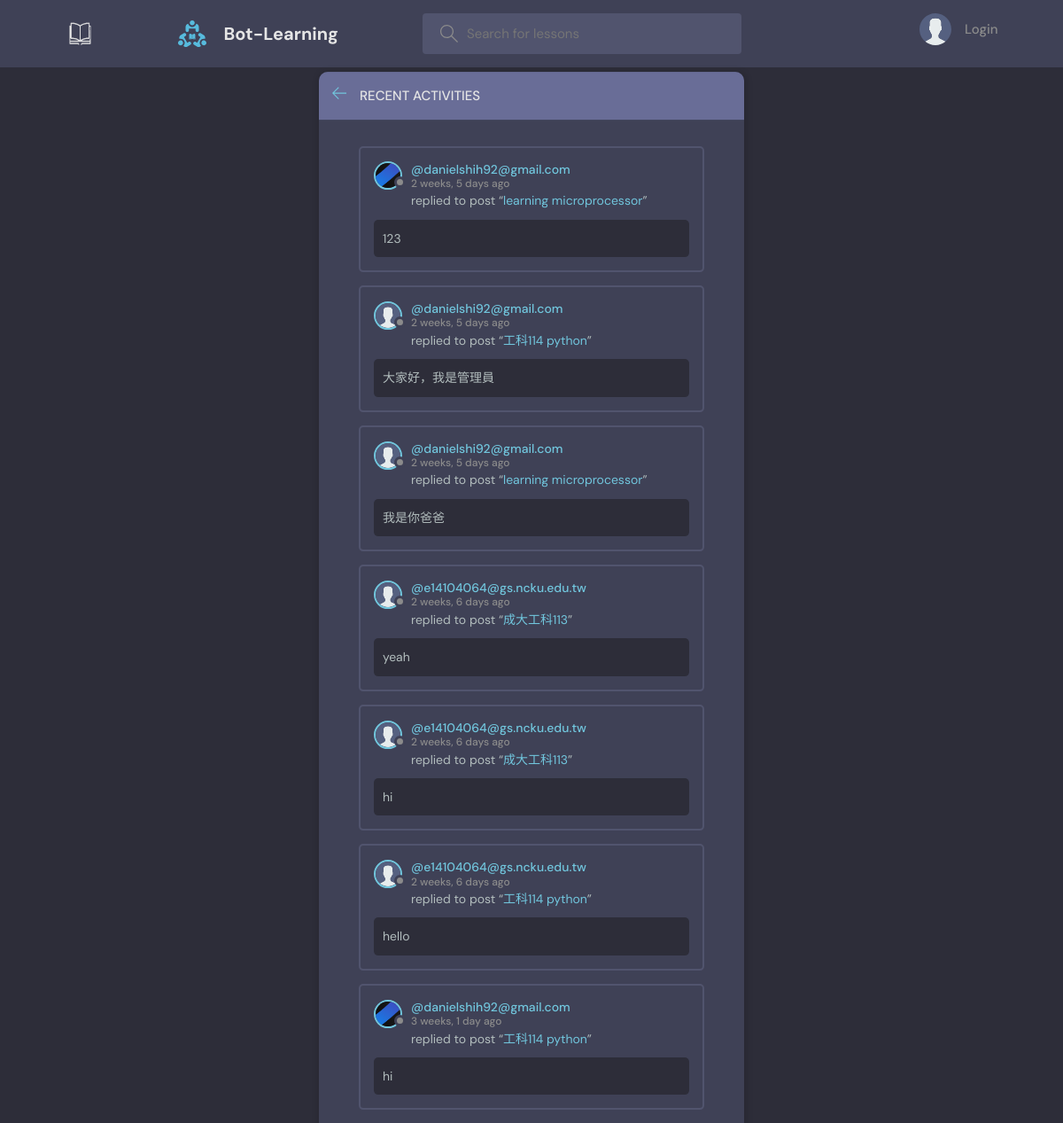
The page /activity/ on the database its author committed.
### base/models.py (models this page shows, shortened)
class Message(models.Model):
    user = models.ForeignKey(User, on_delete=models.CASCADE)
    room = models.ForeignKey(Room, on_delete=models.CASCADE)
    body = models.TextField()
    updated = models.DateTimeField(auto_now=True)
    created = models.DateTimeField(auto_now_add=True)
    class Meta:
        ordering = ['-updated', '-created']

class User(AbstractUser):
    name = models.CharField(max_length=200, null=True)
    email = models.EmailField(unique=True, null=True)
    bio = models.TextField(null=True)
    avatar = models.ImageField(null=True, default="avatar.svg")
    objects = CustomUserManager()
    USERNAME_FIELD = 'email'
    REQUIRED_FIELDS = []

class Room(models.Model):
    host = models.ForeignKey(User, on_delete=models.SET_NULL, null=True)
    topic = models.ForeignKey(Topic, on_delete=models.SET_NULL, null=True)
    name = models.CharField(max_length=200)
    description = models.TextField(null=True, blank=True)
    participants = models.ManyToManyField(
        User, related_name='participants', blank=True)
    updated = models.DateTimeField(auto_now=True)
    created = models.DateTimeField(auto_now_add=True)
    class Meta:
        ordering = ['-updated', '-created']
    def __str__(self):
        return self.name

### base/views.py (the view)
# urls.py: path('activity/', views.activityPage, name="activity"),
def activityPage(request):
    room_messages = Message.objects.all()
    return render(request, 'base/activity.html', {'room_messages': room_messages})

### base/templates/base/activity.html (shortened to what this page needs)
{% extends 'main.html' %}
{% block content %}
<main class="layout">
  <div class="container">
    <div class="layout__box">
      <div class="layout__boxHeader">
        <div class="layout__boxTitle">
          <a href="{% url 'home' %}">
            <svg version="1.1" xmlns="http://www.w3.org/2000/svg" width="32" height="32" viewBox="0 0 32 32">
              <title>arrow-left</title>
              <path
                d="M13.723 2.286l-13.723 13.714 13.719 13.714 1.616-1.611-10.96-10.96h27.625v-2.286h-27.625l10.965-10.965-1.616-1.607z">
              </path>
              </path>
            </svg>
          </a>
          <h3>Recent Activities</h3>
        </div>
      </div>
      <div class="activities-page layout__body">
        {% for message in room_messages %}
        <div class="activities__box">
          <div class="activities__boxHeader roomListRoom__header">
            <a href="{% url 'user-profile' message.user.id %}" class="roomListRoom__author">
              <div class="avatar avatar--small">
                <img src="{{message.user.avatar.url}}" />
              </div>
              <p>
                @{{message.user}}
                <span>{{message.created|timesince}} ago</span>
              </p>
            </a>
          </div>
          <div class="activities__boxContent">
            <p>replied to post “<a href="{% url 'room' message.room.id %}">{{message.room}}</a>”</p>
            <div class="activities__boxRoomContent">
              {{message.body}}
            </div>
          </div>
        </div>
        {% endfor %}
      </div>
    </div>
  </div>
</main>
{% endblock content %}

### static/styles/style.css (style rules this page uses)
:root { --color-main: #71c6dd; --color-main-light: #e1f6fb; --color-dark: #3f4156; --color-dark-medium: #51546e; --color-dark-light: #696d97; --color-light: #e5e5e5; --color-gray: #8b8b8b; --color-light-gray: #b2bdbd; --color-bg: #2d2d39; --color-success: #5dd693; --color-error: #fc4b0b; }
* { font-family: "DM Sans", -apple-system, BlinkMacSystemFont, "Segoe UI", Roboto, Oxygen, Ubuntu, Cantarell, "Open Sans", "Helvetica Neue", sans-serif; margin: 0; padding: 0; box-sizing: border-box; text-rendering: optimizeLegibility; font-size: inherit; }
html { font-size: 56.25%; }
@media only screen and (min-width: 1200px) { html { font-size: 62.5%; } }
body { line-height: 1.6; font-weight: 400; font-size: 1.5rem; color: var(--color-light-gray); background-color: var(--color-bg); min-height: 100vh; }
img { width: 100%; }
a { display: inline-block; color: var(--color-main); text-decoration: none; }
.container { max-width: 120rem; width: 90%; margin: auto; }
.avatar { position: relative; display: inline-block; border-radius: 50%; border: 2px solid var(--color-main); }
.avatar img { display: block; border-radius: 50%; object-fit: cover; object-position: center; }
.avatar::after { content: ""; display: block; position: absolute; background-color: var(--color-gray); z-index: 111; border-radius: 50%; border: 0.3rem solid var(--color-dark); }
.avatar.avatar--small img { width: 2.8rem; height: 2.8rem; }
.avatar.avatar--small:after { width: 0.7rem; height: 0.7rem; bottom: 0px; right: -6px; }
.layout { margin-top: 2.4rem; }
.layout > .container { display: flex; justify-content: space-between; align-items: flex-start; }
.layout__box { width: 90%; max-width: 48rem; min-height: 40rem; position: absolute; top: 50%; left: 50%; transform: translate(-50%, -46%); background-color: var(--color-dark); border-radius: 1rem; box-shadow: 1px 1px 6px 3px rgba(0, 0, 0, 0.1); overflow: hidden; }
.layout__boxHeader { display: flex; padding: 1.5rem; background-color: var(--color-dark-light); }
.layout__boxTitle { display: flex; gap: 1.5rem; align-items: center; }
.layout__boxTitle h3 { text-transform: uppercase; font-weight: 500; color: var(--color-light); }
.layout__boxTitle svg { width: 1.6rem; height: 1.6rem; fill: var(--color-main); }
.layout__body { margin: 3rem; }
.roomListRoom__header { display: flex; justify-content: space-between; align-items: center; }
.roomListRoom__author { font-weight: 500; display: flex; align-items: center; gap: 1rem; }
.activities__box { margin: 1.5rem; padding: 1.5rem; border: 2px solid var(--color-dark-medium); border-radius: 5px; }
.activities__boxHeader p { font-size: 1.4rem; line-height: 1.3; }
.activities__boxHeader p span { color: var(--color-gray); font-size: 1.2rem; display: block; }
.activities__boxContent { margin-left: 4.2rem; }
.activities__boxContent { font-size: 1.4rem; }
.activities__boxRoomContent { background: var(--color-bg); padding: 1rem; border-radius: 5px; margin-top: 1rem; margin-left: -4.2rem; }

### rows shown on the page
Message: user.avatar (picture), user "danielshih92@gmail.com", created "2 weeks, 5 days", room "learning microprocessor", body "123"
Message: user.avatar (placeholder picture), user "danielshi92@gmail.com", created "2 weeks, 5 days", room "工科114 python", body "大家好，我是管理員"
Message: user.avatar (placeholder picture), user "danielshi92@gmail.com", created "2 weeks, 5 days", room "learning microprocessor", body "我是你爸爸"
Message: user.avatar (placeholder picture), user "e14104064@gs.ncku.edu.tw", created "2 weeks, 6 days", room "成大工科113", body "yeah"
Message: user.avatar (placeholder picture), user "e14104064@gs.ncku.edu.tw", created "2 weeks, 6 days", room "成大工科113", body "hi"
Message: user.avatar (placeholder picture), user "e14104064@gs.ncku.edu.tw", created "2 weeks, 6 days", room "工科114 python", body "hello"
Message: user.avatar (picture), user "danielshih92@gmail.com", created "3 weeks, 1 day", room "工科114 python", body "hi"
